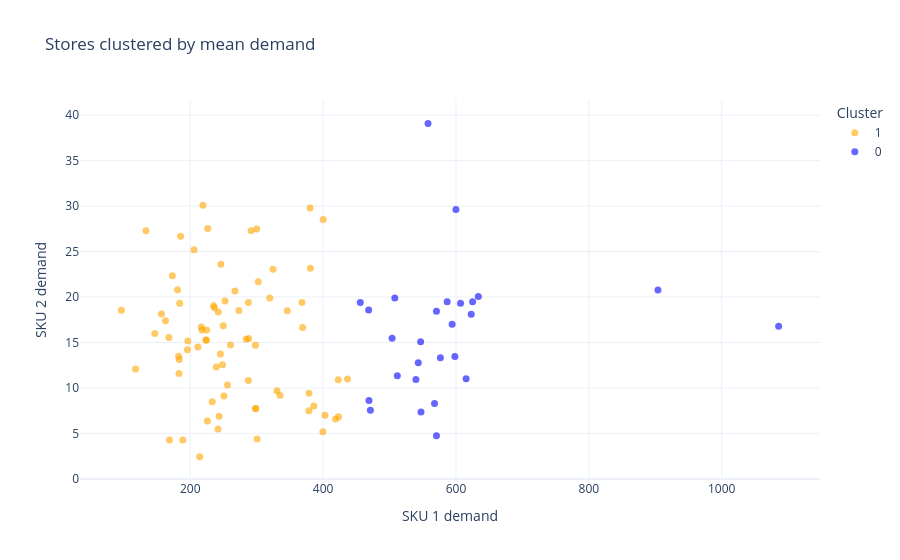

Notebook code for this chart:
### Code cell
# Plot clusters with store identifiers available on hover.
clustered_stores = demand_top_sku_pivot.rename(
    columns={1: 'SKU 1 demand', 2: 'SKU 2 demand'}
).reset_index()
clustered_stores['Cluster'] = cluster_labels.astype(str)
fig = px.scatter(
    clustered_stores, x='SKU 1 demand', y='SKU 2 demand', color='Cluster',
    hover_data=['Store_id'], opacity=0.6,
    color_discrete_sequence=['orange', 'blue', 'red', 'green'],
    title='Stores clustered by mean demand',
)
fig.update_traces(marker_size=7)
fig.show()

### Figure 1 — Plotly figure (JSON) as saved in the notebook; plotly's stock layout.template omitted (floating-point values rounded to 4 significant figures)
{"data": [{"customdata": [[1], [3], [4], [7], [10], [11], [12], [13], [14], [17], [18], [19], [21], [22], [23], [25], [27], [28], [30], [31], [32], [35], [41], [43], [44], [49], [50], [52], [53], [54], [55], [56], [57], [60], [61], [62], [63], [64], [65], [66], [67], [68], [69], [70], [71], [72], [73], [74], [75], [76], [77], [78], [79], [81], [82], [83], [84], [85], [86], [87], [88], [89], [90], [91], [92], [93], [94], [95], [96], [97], [98], [99], [100], [104], [105], [106]], "hovertemplate": "Cluster=1<br>SKU 1 demand=%{x}<br>SKU 2 demand=%{y}<br>Store_id=%{customdata[0]}<extra></extra>", "legendgroup": "1", "marker": {"color": "orange", "opacity": 0.6, "size": 7, "symbol": "circle"}, "mode": "markers", "name": "1", "orientation": "v", "showlegend": true, "type": "scatter", "x": [260.5, 378.7, 422.8, 423.2, 252.3, 242.1, 219.1, 400.2, 183.1, 346.1, 195.8, 298.2, 233.1, 146.8, 250.6, 239.3, 217.7, 369.2, 211.5, 196.4, 335.1, 330.5, 241.9, 418.7, 287.9, 224.7, 168.6, 386.0, 236.4, 402.8, 324.7, 216.6, 287.4, 214.2, 224.3, 225.8, 249.7, 182.4, 300.7, 256.1, 399.7, 380.3, 267.4, 287.4, 243.5, 302.4, 184.1, 96.33, 223.5, 183.4, 185.5, 368.1, 300.0, 162.8, 133.3, 246.0, 248.5, 180.9, 117.7, 380.9, 235.1, 291.7, 436.7, 284.2, 205.7, 273.3, 319.7, 245.4, 298.7, 226.4, 298.2, 378.6, 173.2, 188.8, 156.6, 167.7], "xaxis": "x", "y": [14.73, 9.431, 10.9, 6.843, 19.56, 18.35, 30.09, 28.51, 11.58, 18.49, 14.2, 14.71, 8.482, 15.99, 9.116, 12.31, 16.38, 16.64, 14.5, 15.16, 9.199, 9.697, 5.484, 6.598, 15.43, 16.37, 4.281, 8.031, 18.82, 6.994, 23.06, 16.71, 19.41, 2.453, 15.25, 6.356, 16.83, 13.48, 4.378, 10.33, 5.183, 29.78, 20.66, 10.83, 6.904, 21.69, 19.31, 18.55, 15.26, 13.14, 26.69, 19.41, 27.48, 17.4, 27.29, 23.61, 12.55, 20.81, 12.08, 23.17, 19.03, 27.28, 11.0, 15.35, 25.2, 18.52, 19.89, 13.74, 7.752, 27.54, 7.742, 7.5, 22.33, 4.292, 18.13, 15.55], "yaxis": "y"}, {"customdata": [[2], [5], [6], [8], [9], [15], [16], [20], [24], [26], [29], [33], [34], [36], [37], [38], [39], [40], [42], [45], [46], [47], [48], [51], [58], [59], [80]], "hovertemplate": "Cluster=0<br>SKU 1 demand=%{x}<br>SKU 2 demand=%{y}<br>Store_id=%{customdata[0]}<extra></extra>", "legendgroup": "0", "marker": {"color": "blue", "opacity": 0.6, "size": 7, "symbol": "circle"}, "mode": "markers", "name": "0", "orientation": "v", "showlegend": true, "type": "scatter", "x": [625.0, 570.7, 586.7, 599.9, 507.9, 606.9, 633.7, 456.0, 623.0, 615.3, 558.0, 503.9, 1086.0, 471.2, 468.6, 547.4, 511.7, 546.8, 570.6, 539.7, 594.2, 543.2, 598.4, 904.0, 576.5, 567.7, 469.0], "xaxis": "x", "y": [19.47, 18.43, 19.48, 29.63, 19.91, 19.32, 20.06, 19.39, 18.12, 11.01, 39.09, 15.48, 16.79, 7.547, 18.57, 7.346, 11.35, 15.09, 4.758, 10.94, 17.0, 12.77, 13.45, 20.76, 13.31, 8.293, 8.624], "yaxis": "y"}], "layout": {"legend": {"title": {"text": "Cluster"}, "tracegroupgap": 0}, "title": {"text": "Stores clustered by mean demand"}, "xaxis": {"anchor": "y", "domain": [0.0, 1.0], "title": {"text": "SKU 1 demand"}}, "yaxis": {"anchor": "x", "domain": [0.0, 1.0], "title": {"text": "SKU 2 demand"}}}}
